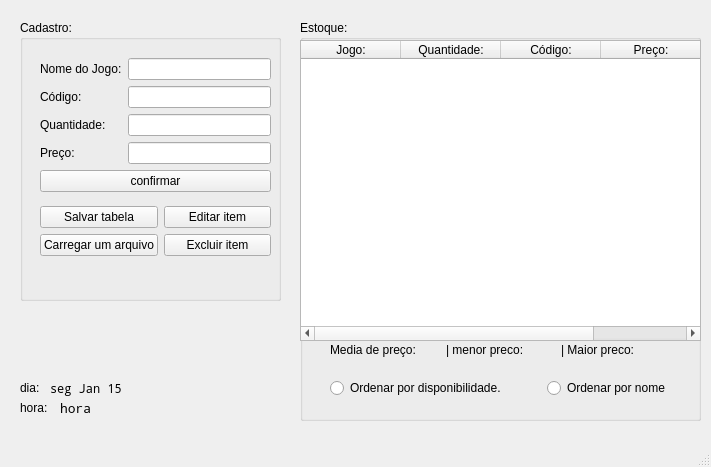
<?xml version="1.0" encoding="UTF-8"?>
<ui version="4.0">
 <class>Janela</class>
 <widget class="QMainWindow" name="Janela">
  <property name="geometry">
   <rect>
    <x>0</x>
    <y>0</y>
    <width>711</width>
    <height>467</height>
   </rect>
  </property>
  <property name="windowTitle">
   <string>Janela</string>
  </property>
  <widget class="QWidget" name="centralwidget">
   <widget class="QGroupBox" name="groupBox">
    <property name="geometry">
     <rect>
      <x>300</x>
      <y>20</y>
      <width>401</width>
      <height>401</height>
     </rect>
    </property>
    <property name="title">
     <string>Estoque:</string>
    </property>
    <widget class="QTableWidget" name="tabela">
     <property name="geometry">
      <rect>
       <x>0</x>
       <y>20</y>
       <width>401</width>
       <height>301</height>
      </rect>
     </property>
     <attribute name="horizontalHeaderStretchLastSection">
      <bool>true</bool>
     </attribute>
     <column>
      <property name="text">
       <string>Jogo:</string>
      </property>
     </column>
     <column>
      <property name="text">
       <string>Quantidade:</string>
      </property>
     </column>
     <column>
      <property name="text">
       <string>Código:</string>
      </property>
     </column>
     <column>
      <property name="text">
       <string>Preço:</string>
      </property>
     </column>
    </widget>
    <widget class="QWidget" name="layoutWidget">
     <property name="geometry">
      <rect>
       <x>30</x>
       <y>320</y>
       <width>341</width>
       <height>20</height>
      </rect>
     </property>
     <layout class="QHBoxLayout" name="horizontalLayout_5">
      <item>
       <layout class="QHBoxLayout" name="horizontalLayout_3">
        <item>
         <widget class="QLabel" name="media_de_preco">
          <property name="text">
           <string>Media de preço: </string>
          </property>
         </widget>
        </item>
        <item>
         <widget class="QLabel" name="label_show_media">
          <property name="text">
           <string/>
          </property>
         </widget>
        </item>
       </layout>
      </item>
      <item>
       <layout class="QHBoxLayout" name="horizontalLayout_4">
        <item>
         <widget class="QLabel" name="menor_preco">
          <property name="text">
           <string>| menor preco: </string>
          </property>
         </widget>
        </item>
        <item>
         <widget class="QLabel" name="label_show_menor_preco">
          <property name="text">
           <string/>
          </property>
         </widget>
        </item>
       </layout>
      </item>
      <item>
       <layout class="QHBoxLayout" name="horizontalLayout_2">
        <item>
         <widget class="QLabel" name="maior_preco">
          <property name="text">
           <string>| Maior preco: </string>
          </property>
         </widget>
        </item>
        <item>
         <widget class="QLabel" name="label_show_maior_preco">
          <property name="text">
           <string/>
          </property>
         </widget>
        </item>
       </layout>
      </item>
     </layout>
    </widget>
    <widget class="QWidget" name="layoutWidget">
     <property name="geometry">
      <rect>
       <x>30</x>
       <y>350</y>
       <width>428</width>
       <height>37</height>
      </rect>
     </property>
     <layout class="QHBoxLayout" name="horizontalLayout_7">
      <item>
       <widget class="QRadioButton" name="btn_Ordenar_por_disponibilidade">
        <property name="text">
         <string>Ordenar por disponibilidade.</string>
        </property>
       </widget>
      </item>
      <item>
       <widget class="QRadioButton" name="btn_Ordenar_por_nome">
        <property name="text">
         <string>Ordenar por nome</string>
        </property>
       </widget>
      </item>
     </layout>
    </widget>
   </widget>
   <widget class="QGroupBox" name="groupBox_2">
    <property name="geometry">
     <rect>
      <x>20</x>
      <y>20</y>
      <width>261</width>
      <height>281</height>
     </rect>
    </property>
    <property name="title">
     <string>Cadastro:</string>
    </property>
    <widget class="QWidget" name="layoutWidget">
     <property name="geometry">
      <rect>
       <x>20</x>
       <y>30</y>
       <width>231</width>
       <height>216</height>
      </rect>
     </property>
     <layout class="QVBoxLayout" name="verticalLayout_7">
      <item>
       <layout class="QVBoxLayout" name="verticalLayout_6">
        <item>
         <layout class="QHBoxLayout" name="horizontalLayout">
          <item>
           <layout class="QVBoxLayout" name="verticalLayout">
            <item>
             <widget class="QLabel" name="nome">
              <property name="text">
               <string>Nome do Jogo:</string>
              </property>
             </widget>
            </item>
            <item>
             <widget class="QLabel" name="codigo">
              <property name="text">
               <string>Código:</string>
              </property>
             </widget>
            </item>
            <item>
             <widget class="QLabel" name="quantidade">
              <property name="text">
               <string>Quantidade:</string>
              </property>
             </widget>
            </item>
            <item>
             <widget class="QLabel" name="preco">
              <property name="text">
               <string>Preço:</string>
              </property>
             </widget>
            </item>
           </layout>
          </item>
          <item>
           <layout class="QVBoxLayout" name="verticalLayout_2">
            <item>
             <widget class="QLineEdit" name="entrada_nome"/>
            </item>
            <item>
             <widget class="QLineEdit" name="entrada_codigo"/>
            </item>
            <item>
             <widget class="QLineEdit" name="entrada_quantidade"/>
            </item>
            <item>
             <widget class="QLineEdit" name="entrada_preco"/>
            </item>
           </layout>
          </item>
         </layout>
        </item>
        <item>
         <widget class="QPushButton" name="Botao">
          <property name="text">
           <string>confirmar</string>
          </property>
         </widget>
        </item>
       </layout>
      </item>
      <item>
       <layout class="QHBoxLayout" name="horizontalLayout_6">
        <item>
         <layout class="QVBoxLayout" name="verticalLayout_4">
          <item>
           <widget class="QPushButton" name="btn_salvar">
            <property name="text">
             <string>Salvar tabela</string>
            </property>
           </widget>
          </item>
          <item>
           <widget class="QPushButton" name="btn_carregar_arquivo">
            <property name="text">
             <string>Carregar um arquivo</string>
            </property>
           </widget>
          </item>
         </layout>
        </item>
        <item>
         <layout class="QVBoxLayout" name="verticalLayout_5">
          <item>
           <widget class="QPushButton" name="btn_editar">
            <property name="text">
             <string>Editar item</string>
            </property>
           </widget>
          </item>
          <item>
           <widget class="QPushButton" name="btn_excluir">
            <property name="text">
             <string>Excluir item</string>
            </property>
           </widget>
          </item>
         </layout>
        </item>
       </layout>
      </item>
     </layout>
    </widget>
   </widget>
   <widget class="QLabel" name="relogio_digital">
    <property name="geometry">
     <rect>
      <x>60</x>
      <y>400</y>
      <width>131</width>
      <height>16</height>
     </rect>
    </property>
    <property name="font">
     <font>
      <family>Noto Mono</family>
      <pointsize>10</pointsize>
      <weight>75</weight>
      <bold>true</bold>
     </font>
    </property>
    <property name="text">
     <string>hora</string>
    </property>
   </widget>
   <widget class="QLabel" name="date">
    <property name="geometry">
     <rect>
      <x>20</x>
      <y>380</y>
      <width>41</width>
      <height>16</height>
     </rect>
    </property>
    <property name="text">
     <string>dia:</string>
    </property>
   </widget>
   <widget class="QLabel" name="data_dia">
    <property name="geometry">
     <rect>
      <x>50</x>
      <y>380</y>
      <width>78</width>
      <height>17</height>
     </rect>
    </property>
    <property name="font">
     <font>
      <family>Noto Mono</family>
      <weight>75</weight>
      <bold>true</bold>
     </font>
    </property>
    <property name="text">
     <string>seg Jan 15</string>
    </property>
   </widget>
   <widget class="QLabel" name="hora">
    <property name="geometry">
     <rect>
      <x>20</x>
      <y>400</y>
      <width>41</width>
      <height>16</height>
     </rect>
    </property>
    <property name="text">
     <string>hora:</string>
    </property>
   </widget>
  </widget>
  <widget class="QMenuBar" name="menuBar">
   <property name="geometry">
    <rect>
     <x>0</x>
     <y>0</y>
     <width>711</width>
     <height>21</height>
    </rect>
   </property>
  </widget>
  <widget class="QStatusBar" name="statusBar"/>
 </widget>
 <resources/>
 <connections/>
</ui>
